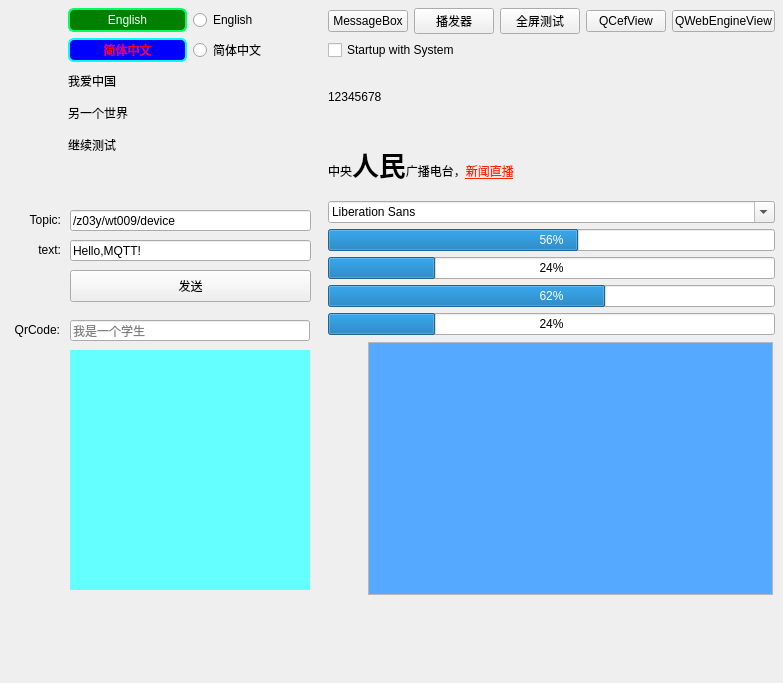
<?xml version="1.0" encoding="UTF-8"?>
<ui version="4.0">
 <class>MainWindow</class>
 <widget class="QMainWindow" name="MainWindow">
  <property name="geometry">
   <rect>
    <x>0</x>
    <y>0</y>
    <width>783</width>
    <height>683</height>
   </rect>
  </property>
  <property name="windowTitle">
   <string>MainWindow</string>
  </property>
  <widget class="QWidget" name="centralwidget">
   <widget class="QLineEdit" name="lineEditTopic">
    <property name="geometry">
     <rect>
      <x>70</x>
      <y>210</y>
      <width>241</width>
      <height>21</height>
     </rect>
    </property>
    <property name="text">
     <string>/z03y/wt009/device</string>
    </property>
    <property name="placeholderText">
     <string>我是一个学生</string>
    </property>
   </widget>
   <widget class="QLabel" name="labelQrCode">
    <property name="geometry">
     <rect>
      <x>70</x>
      <y>350</y>
      <width>240</width>
      <height>240</height>
     </rect>
    </property>
    <property name="minimumSize">
     <size>
      <width>240</width>
      <height>240</height>
     </size>
    </property>
    <property name="maximumSize">
     <size>
      <width>240</width>
      <height>240</height>
     </size>
    </property>
    <property name="styleSheet">
     <string notr="true">background-color: rgb(100, 255, 255);</string>
    </property>
    <property name="text">
     <string notr="true"/>
    </property>
    <property name="scaledContents">
     <bool>true</bool>
    </property>
   </widget>
   <widget class="QLineEdit" name="lineEditQrText">
    <property name="geometry">
     <rect>
      <x>70</x>
      <y>320</y>
      <width>240</width>
      <height>21</height>
     </rect>
    </property>
    <property name="placeholderText">
     <string>我是一个学生</string>
    </property>
   </widget>
   <widget class="QLabel" name="label_7">
    <property name="geometry">
     <rect>
      <x>20</x>
      <y>210</y>
      <width>41</width>
      <height>20</height>
     </rect>
    </property>
    <property name="text">
     <string>Topic:</string>
    </property>
    <property name="alignment">
     <set>Qt::AlignmentFlag::AlignRight|Qt::AlignmentFlag::AlignTrailing|Qt::AlignmentFlag::AlignVCenter</set>
    </property>
   </widget>
   <widget class="QLineEdit" name="lineEditMqText">
    <property name="geometry">
     <rect>
      <x>70</x>
      <y>240</y>
      <width>241</width>
      <height>21</height>
     </rect>
    </property>
    <property name="text">
     <string>Hello,MQTT!</string>
    </property>
    <property name="placeholderText">
     <string>我是一个学生</string>
    </property>
   </widget>
   <widget class="QLabel" name="label_8">
    <property name="geometry">
     <rect>
      <x>20</x>
      <y>240</y>
      <width>41</width>
      <height>20</height>
     </rect>
    </property>
    <property name="text">
     <string>text:</string>
    </property>
    <property name="alignment">
     <set>Qt::AlignmentFlag::AlignRight|Qt::AlignmentFlag::AlignTrailing|Qt::AlignmentFlag::AlignVCenter</set>
    </property>
   </widget>
   <widget class="QPushButton" name="pushButtonSend">
    <property name="geometry">
     <rect>
      <x>70</x>
      <y>270</y>
      <width>241</width>
      <height>32</height>
     </rect>
    </property>
    <property name="text">
     <string>发送</string>
    </property>
   </widget>
   <widget class="QLabel" name="label_9">
    <property name="geometry">
     <rect>
      <x>0</x>
      <y>310</y>
      <width>60</width>
      <height>40</height>
     </rect>
    </property>
    <property name="text">
     <string>QrCode:</string>
    </property>
    <property name="alignment">
     <set>Qt::AlignmentFlag::AlignRight|Qt::AlignmentFlag::AlignTrailing|Qt::AlignmentFlag::AlignVCenter</set>
    </property>
   </widget>
   <widget class="QScrollArea" name="scrollArea">
    <property name="geometry">
     <rect>
      <x>368</x>
      <y>342</y>
      <width>405</width>
      <height>253</height>
     </rect>
    </property>
    <property name="styleSheet">
     <string notr="true"/>
    </property>
    <property name="widgetResizable">
     <bool>true</bool>
    </property>
    <widget class="QWidget" name="scrollAreaWidgetContents">
     <property name="geometry">
      <rect>
       <x>0</x>
       <y>0</y>
       <width>403</width>
       <height>251</height>
      </rect>
     </property>
     <property name="layoutDirection">
      <enum>Qt::LayoutDirection::LeftToRight</enum>
     </property>
     <property name="styleSheet">
      <string notr="true">QWidget{background-color: rgb(85, 170, 255);}
QPushButton{background-color: rgb(85, 170, 128);}</string>
     </property>
    </widget>
   </widget>
   <widget class="QWidget" name="layoutWidget">
    <property name="geometry">
     <rect>
      <x>68</x>
      <y>8</y>
      <width>244</width>
      <height>182</height>
     </rect>
    </property>
    <layout class="QVBoxLayout" name="verticalLayout">
     <item>
      <layout class="QHBoxLayout" name="horizontalLayout_2">
       <item>
        <widget class="QPushButton" name="pushButtonEnglish">
         <property name="minimumSize">
          <size>
           <width>0</width>
           <height>24</height>
          </size>
         </property>
         <property name="styleSheet">
          <string notr="true">border:2px solid rgb(0, 253, 100);border-radius:6px;background-color:green;color:white;</string>
         </property>
         <property name="text">
          <string>English</string>
         </property>
        </widget>
       </item>
       <item>
        <widget class="QRadioButton" name="radioButton">
         <property name="text">
          <string>English</string>
         </property>
        </widget>
       </item>
      </layout>
     </item>
     <item>
      <layout class="QHBoxLayout" name="horizontalLayout_3">
       <item>
        <widget class="QPushButton" name="pushButton">
         <property name="minimumSize">
          <size>
           <width>0</width>
           <height>24</height>
          </size>
         </property>
         <property name="styleSheet">
          <string notr="true">border:2px solid rgb(0, 253, 255);border-radius:6px;background-color:blue;color:red;</string>
         </property>
         <property name="text">
          <string>简体中文</string>
         </property>
        </widget>
       </item>
       <item>
        <widget class="QRadioButton" name="radioButton_2">
         <property name="text">
          <string>简体中文</string>
         </property>
        </widget>
       </item>
      </layout>
     </item>
     <item>
      <widget class="QLabel" name="label">
       <property name="text">
        <string>我爱中国</string>
       </property>
      </widget>
     </item>
     <item>
      <widget class="QLabel" name="label_2">
       <property name="text">
        <string>另一个世界</string>
       </property>
      </widget>
     </item>
     <item>
      <widget class="QLabel" name="label_3">
       <property name="text">
        <string>继续测试</string>
       </property>
      </widget>
     </item>
     <item>
      <widget class="QLabel" name="label_4">
       <property name="text">
        <string/>
       </property>
      </widget>
     </item>
    </layout>
   </widget>
   <widget class="QWidget" name="layoutWidget">
    <property name="geometry">
     <rect>
      <x>328</x>
      <y>8</y>
      <width>447</width>
      <height>327</height>
     </rect>
    </property>
    <layout class="QVBoxLayout" name="verticalLayout_2">
     <item>
      <layout class="QHBoxLayout" name="horizontalLayout">
       <item>
        <widget class="QPushButton" name="pushButton_3">
         <property name="text">
          <string>MessageBox</string>
         </property>
        </widget>
       </item>
       <item>
        <widget class="QPushButton" name="pushButton_2">
         <property name="text">
          <string>播发器</string>
         </property>
        </widget>
       </item>
       <item>
        <widget class="QPushButton" name="pushButtonFull">
         <property name="text">
          <string>全屏测试</string>
         </property>
        </widget>
       </item>
       <item>
        <widget class="QPushButton" name="pushButtonCefview">
         <property name="text">
          <string>QCefView</string>
         </property>
        </widget>
       </item>
       <item>
        <widget class="QPushButton" name="pushButtonWebEngine">
         <property name="text">
          <string>QWebEngineView</string>
         </property>
        </widget>
       </item>
      </layout>
     </item>
     <item>
      <widget class="QCheckBox" name="checkBox">
       <property name="text">
        <string>Startup with System</string>
       </property>
      </widget>
     </item>
     <item>
      <widget class="QLabel" name="label_5">
       <property name="text">
        <string>12345678</string>
       </property>
      </widget>
     </item>
     <item>
      <widget class="QLabel" name="label_6">
       <property name="cursor">
        <cursorShape>PointingHandCursor</cursorShape>
       </property>
       <property name="text">
        <string>&lt;html&gt;&lt;head/&gt;&lt;body&gt;&lt;p&gt;&lt;img src=&quot;:/audio.png&quot;/ height=&quot;12px&quot; style=&quot;vertical-align:middle&quot;&gt;中央&lt;span style=&quot; font-size:20pt; font-weight:700;&quot;&gt;人民&lt;/span&gt;广播电台，&lt;span style=&quot; text-decoration: underline; color:#ff2600;&quot;&gt;新闻直播&lt;/span&gt;&lt;/p&gt;&lt;/body&gt;&lt;/html&gt;</string>
       </property>
      </widget>
     </item>
     <item>
      <widget class="QFontComboBox" name="fontComboBox"/>
     </item>
     <item>
      <widget class="QProgressBar" name="progressBar_1">
       <property name="value">
        <number>56</number>
       </property>
      </widget>
     </item>
     <item>
      <widget class="QProgressBar" name="progressBar_2">
       <property name="value">
        <number>24</number>
       </property>
      </widget>
     </item>
     <item>
      <widget class="QProgressBar" name="progressBar_3">
       <property name="value">
        <number>62</number>
       </property>
      </widget>
     </item>
     <item>
      <widget class="QProgressBar" name="progressBar_4">
       <property name="value">
        <number>24</number>
       </property>
      </widget>
     </item>
    </layout>
   </widget>
  </widget>
 </widget>
 <resources/>
 <connections/>
</ui>
